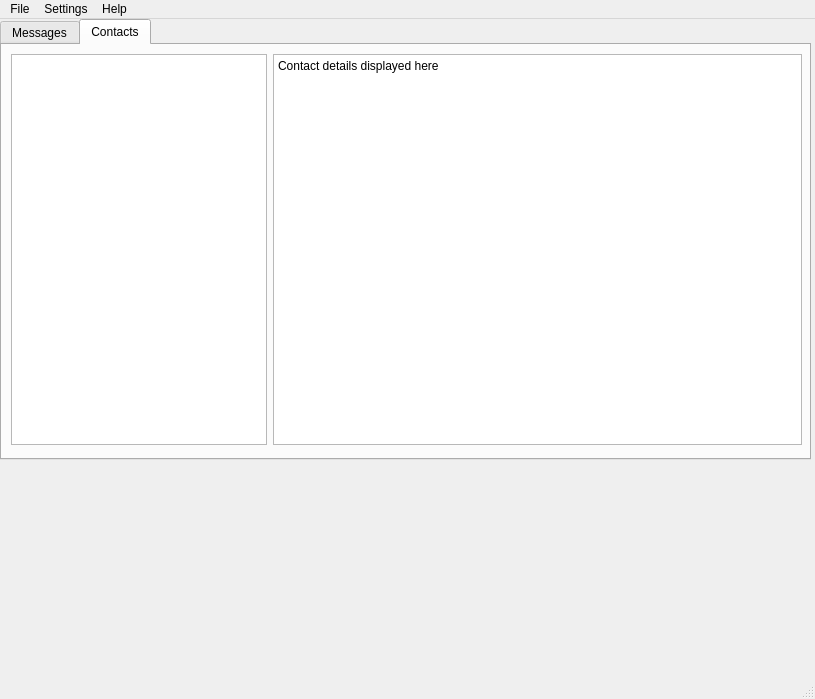
<?xml version="1.0" encoding="UTF-8"?>
<ui version="4.0">
 <class>MainWindow</class>
 <widget class="QMainWindow" name="MainWindow">
  <property name="geometry">
   <rect>
    <x>0</x>
    <y>0</y>
    <width>815</width>
    <height>699</height>
   </rect>
  </property>
  <property name="windowTitle">
   <string>MainWindow</string>
  </property>
  <widget class="QWidget" name="centralwidget">
   <widget class="QTabWidget" name="tabWidget">
    <property name="geometry">
     <rect>
      <x>0</x>
      <y>0</y>
      <width>811</width>
      <height>441</height>
     </rect>
    </property>
    <property name="sizePolicy">
     <sizepolicy hsizetype="Maximum" vsizetype="Maximum">
      <horstretch>0</horstretch>
      <verstretch>0</verstretch>
     </sizepolicy>
    </property>
    <property name="currentIndex">
     <number>1</number>
    </property>
    <widget class="QWidget" name="messages">
     <attribute name="title">
      <string>Messages</string>
     </attribute>
     <widget class="QWidget" name="verticalLayoutWidget">
      <property name="geometry">
       <rect>
        <x>10</x>
        <y>0</y>
        <width>791</width>
        <height>411</height>
       </rect>
      </property>
      <layout class="QVBoxLayout" name="VLMessages">
       <property name="sizeConstraint">
        <enum>QLayout::SetMaximumSize</enum>
       </property>
       <item>
        <layout class="QHBoxLayout" name="horizontalLayout_2">
         <property name="sizeConstraint">
          <enum>QLayout::SetMaximumSize</enum>
         </property>
         <item>
          <widget class="QRadioButton" name="rdoClassicView">
           <property name="text">
            <string>Classic View</string>
           </property>
          </widget>
         </item>
         <item>
          <widget class="QRadioButton" name="rdoConversationView">
           <property name="text">
            <string>Conversation View</string>
           </property>
          </widget>
         </item>
         <item>
          <spacer name="horizontalSpacer">
           <property name="orientation">
            <enum>Qt::Horizontal</enum>
           </property>
           <property name="sizeHint" stdset="0">
            <size>
             <width>40</width>
             <height>20</height>
            </size>
           </property>
          </spacer>
         </item>
        </layout>
       </item>
       <item>
        <layout class="QHBoxLayout" name="horizontalLayout_5">
         <item>
          <widget class="QListWidget" name="lstMsgs">
           <property name="sizePolicy">
            <sizepolicy hsizetype="Preferred" vsizetype="Expanding">
             <horstretch>0</horstretch>
             <verstretch>0</verstretch>
            </sizepolicy>
           </property>
           <property name="alternatingRowColors">
            <bool>true</bool>
           </property>
          </widget>
         </item>
         <item>
          <layout class="QVBoxLayout" name="verticalLayout_3">
           <item>
            <widget class="QTextBrowser" name="txtMsgs">
             <property name="html">
              <string>&lt;!DOCTYPE HTML PUBLIC &quot;-//W3C//DTD HTML 4.0//EN&quot; &quot;http://www.w3.org/TR/REC-html40/strict.dtd&quot;&gt;
&lt;html&gt;&lt;head&gt;&lt;meta name=&quot;qrichtext&quot; content=&quot;1&quot; /&gt;&lt;style type=&quot;text/css&quot;&gt;
p, li { white-space: pre-wrap; }
&lt;/style&gt;&lt;/head&gt;&lt;body style=&quot; font-family:'DejaVu Sans'; font-size:9pt; font-weight:400; font-style:normal;&quot;&gt;
&lt;p style=&quot; margin-top:0px; margin-bottom:0px; margin-left:0px; margin-right:0px; -qt-block-indent:0; text-indent:0px;&quot;&gt;Messages Come Here&lt;/p&gt;&lt;/body&gt;&lt;/html&gt;</string>
             </property>
            </widget>
           </item>
           <item>
            <layout class="QHBoxLayout" name="horizontalLayout_6">
             <property name="sizeConstraint">
              <enum>QLayout::SetFixedSize</enum>
             </property>
             <item>
              <widget class="QTextEdit" name="txtWriteMsg">
               <property name="sizePolicy">
                <sizepolicy hsizetype="Expanding" vsizetype="Maximum">
                 <horstretch>0</horstretch>
                 <verstretch>0</verstretch>
                </sizepolicy>
               </property>
               <property name="html">
                <string>&lt;!DOCTYPE HTML PUBLIC &quot;-//W3C//DTD HTML 4.0//EN&quot; &quot;http://www.w3.org/TR/REC-html40/strict.dtd&quot;&gt;
&lt;html&gt;&lt;head&gt;&lt;meta name=&quot;qrichtext&quot; content=&quot;1&quot; /&gt;&lt;style type=&quot;text/css&quot;&gt;
p, li { white-space: pre-wrap; }
&lt;/style&gt;&lt;/head&gt;&lt;body style=&quot; font-family:'DejaVu Sans'; font-size:9pt; font-weight:400; font-style:normal;&quot;&gt;
&lt;p style=&quot; margin-top:0px; margin-bottom:0px; margin-left:0px; margin-right:0px; -qt-block-indent:0; text-indent:0px;&quot;&gt;Outgoing SMSes written here&lt;/p&gt;
&lt;p style=&quot;-qt-paragraph-type:empty; margin-top:0px; margin-bottom:0px; margin-left:0px; margin-right:0px; -qt-block-indent:0; text-indent:0px;&quot;&gt;&lt;br /&gt;&lt;/p&gt;&lt;/body&gt;&lt;/html&gt;</string>
               </property>
              </widget>
             </item>
             <item>
              <widget class="QPushButton" name="btnSendSMS">
               <property name="sizePolicy">
                <sizepolicy hsizetype="Maximum" vsizetype="Maximum">
                 <horstretch>0</horstretch>
                 <verstretch>0</verstretch>
                </sizepolicy>
               </property>
               <property name="text">
                <string>Send</string>
               </property>
              </widget>
             </item>
            </layout>
           </item>
          </layout>
         </item>
        </layout>
       </item>
      </layout>
     </widget>
     <zorder>verticalLayoutWidget</zorder>
     <zorder></zorder>
    </widget>
    <widget class="QWidget" name="contacts">
     <attribute name="title">
      <string>Contacts</string>
     </attribute>
     <widget class="QWidget" name="horizontalLayoutWidget_4">
      <property name="geometry">
       <rect>
        <x>9</x>
        <y>9</y>
        <width>791</width>
        <height>391</height>
       </rect>
      </property>
      <layout class="QHBoxLayout" name="horizontalLayout_4">
       <item>
        <widget class="QListWidget" name="lstContacts">
         <property name="sizePolicy">
          <sizepolicy hsizetype="Minimum" vsizetype="Expanding">
           <horstretch>0</horstretch>
           <verstretch>0</verstretch>
          </sizepolicy>
         </property>
        </widget>
       </item>
       <item>
        <widget class="QTextBrowser" name="txtContactDetails">
         <property name="html">
          <string>&lt;!DOCTYPE HTML PUBLIC &quot;-//W3C//DTD HTML 4.0//EN&quot; &quot;http://www.w3.org/TR/REC-html40/strict.dtd&quot;&gt;
&lt;html&gt;&lt;head&gt;&lt;meta name=&quot;qrichtext&quot; content=&quot;1&quot; /&gt;&lt;style type=&quot;text/css&quot;&gt;
p, li { white-space: pre-wrap; }
&lt;/style&gt;&lt;/head&gt;&lt;body style=&quot; font-family:'DejaVu Sans'; font-size:9pt; font-weight:400; font-style:normal;&quot;&gt;
&lt;p style=&quot; margin-top:0px; margin-bottom:0px; margin-left:0px; margin-right:0px; -qt-block-indent:0; text-indent:0px;&quot;&gt;Contact details displayed here&lt;/p&gt;
&lt;p style=&quot;-qt-paragraph-type:empty; margin-top:0px; margin-bottom:0px; margin-left:0px; margin-right:0px; -qt-block-indent:0; text-indent:0px;&quot;&gt;&lt;br /&gt;&lt;/p&gt;&lt;/body&gt;&lt;/html&gt;</string>
         </property>
        </widget>
       </item>
      </layout>
     </widget>
    </widget>
   </widget>
  </widget>
  <widget class="QMenuBar" name="menubar">
   <property name="geometry">
    <rect>
     <x>0</x>
     <y>0</y>
     <width>815</width>
     <height>21</height>
    </rect>
   </property>
   <widget class="QMenu" name="menuFile">
    <property name="title">
     <string>File</string>
    </property>
    <addaction name="separator"/>
    <addaction name="actionExport"/>
    <addaction name="separator"/>
    <addaction name="actionQuit"/>
   </widget>
   <widget class="QMenu" name="menuSettings">
    <property name="title">
     <string>Settings</string>
    </property>
    <addaction name="actionDevice_Settings"/>
   </widget>
   <widget class="QMenu" name="menuHelp">
    <property name="title">
     <string>Help</string>
    </property>
    <addaction name="actionQbout"/>
   </widget>
   <addaction name="menuFile"/>
   <addaction name="menuSettings"/>
   <addaction name="menuHelp"/>
  </widget>
  <widget class="QStatusBar" name="statusbar"/>
  <action name="actionExport">
   <property name="text">
    <string>Export</string>
   </property>
  </action>
  <action name="actionQuit">
   <property name="text">
    <string>Quit</string>
   </property>
  </action>
  <action name="actionDevice_Settings">
   <property name="text">
    <string>Device Settings</string>
   </property>
  </action>
  <action name="actionQbout">
   <property name="text">
    <string>About</string>
   </property>
  </action>
 </widget>
 <resources/>
 <connections/>
</ui>
